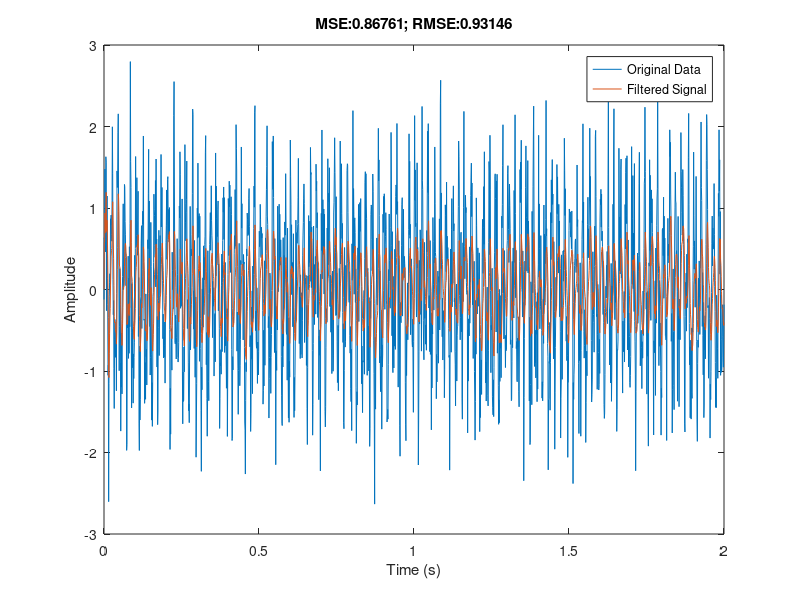
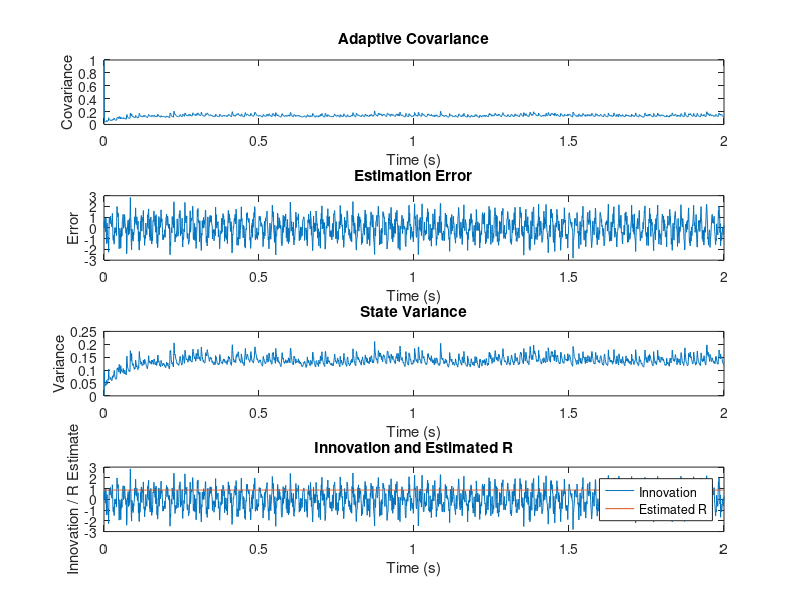

Here is the MATLAB script that generated these plots, in order:
clc; clear; close all;
%% Load data
fs = 1000;  
t = 0:1/fs:2; 
abr_signal = sin(2*pi*50*t) + 0.5*sin(2*pi*120*t) + 0.2*sin(2*pi*200*t);
noise = 0.5 * randn(size(t)); % Gaussian noise with standard deviation 0.5
data = abr_signal + noise;
%% Parameters
A = 1;          % State transition matrix
H = 1;          % Measurement matrix
Q = 0.01;       % Process noise covariance
R = 0.1;        % Measurement noise covariance
beta = 0.01;    % Adaptation rate for R; A higher beta makes the adaptation faster, but it should be carefully tuned to prevent instability.
W = 0.005;      % State noise covariance; A higher W allows for more variability in the state prediction.
alpha = 0.01;   % A higher value of alpha means faster adaptation, while a lower value results in a slower adaptation.
x_hat = zeros(size(data));   % Estimated state
P = ones(size(data));        % Covariance matrix
K = zeros(size(data));       % Kalman gain

estimation_error = zeros(size(data));
state_variance = zeros(size(data));
innovation = zeros(size(data));

for k = 2:length(data)
    % ------------------------ Prediction step ---------------------------------
    x_hat_minus = A * x_hat(k-1);
    P_minus = A * P(k-1) * A' + Q + W;
    % -------------------------- Update step -----------------------------------
    K(k) = P_minus * H' / (H * P_minus * H' + R);   % Calculate Kalman gain
    innovation(k) = data(k) - H * x_hat_minus;      % Calculate innovation
    x_hat(k) = x_hat_minus + K(k) * innovation(k);
    P(k) = (1 - K(k) * H) * P_minus;                % updated estimate error covariance
    % ------------------------ Adaptive update ---------------------------------
    P(k) = P(k) + alpha * innovation(k)^2; 
    P(k) = max(P(k), eps);
    R = R + beta * (innovation(k)^2 - R);           % Adaptive update for R

    estimation_error(k) = data(k) - H * x_hat_minus;% Calculate additional metrics
    state_variance(k) = P(k);
end

% Calculate overall performance metrics
mse = mean(estimation_error.^2);
rmse = sqrt(mse);
disp(['Mean Squared Error (MSE): ' num2str(mse)]);
disp(['Root Mean Squared Error (RMSE): ' num2str(rmse)]);
%% --------------------------------- Plot results ---------------------------------
figure;
subplot(1,1,1);    % Plot Original Data and Filtered Signal
plot(t, data); hold on;
plot(t, x_hat);
title(['MSE:' num2str(mse),'; RMSE:' num2str(rmse)]);
legend('Original Data', 'Filtered Signal');
xlabel('Time (s)');
ylabel('Amplitude');

figure;
subplot(4,1,1);    % Plot Adaptive Covariance
plot(t, P);
title('Adaptive Covariance');
xlabel('Time (s)');
ylabel('Covariance');
subplot(4,1,2);    % Plot Estimation Error
plot(t, estimation_error);
title('Estimation Error');
xlabel('Time (s)');
ylabel('Error');
subplot(4,1,3);    % Plot State Variance
plot(t, state_variance);
title('State Variance');
xlabel('Time (s)');
ylabel('Variance');
subplot(4,1,4);    % Plot Innovation
plot(t, innovation); hold on;
plot(t, R * ones(size(t)));
title('Innovation and Estimated R');
xlabel('Time (s)');
ylabel('Innovation / R Estimate');
legend('Innovation', 'Estimated R');